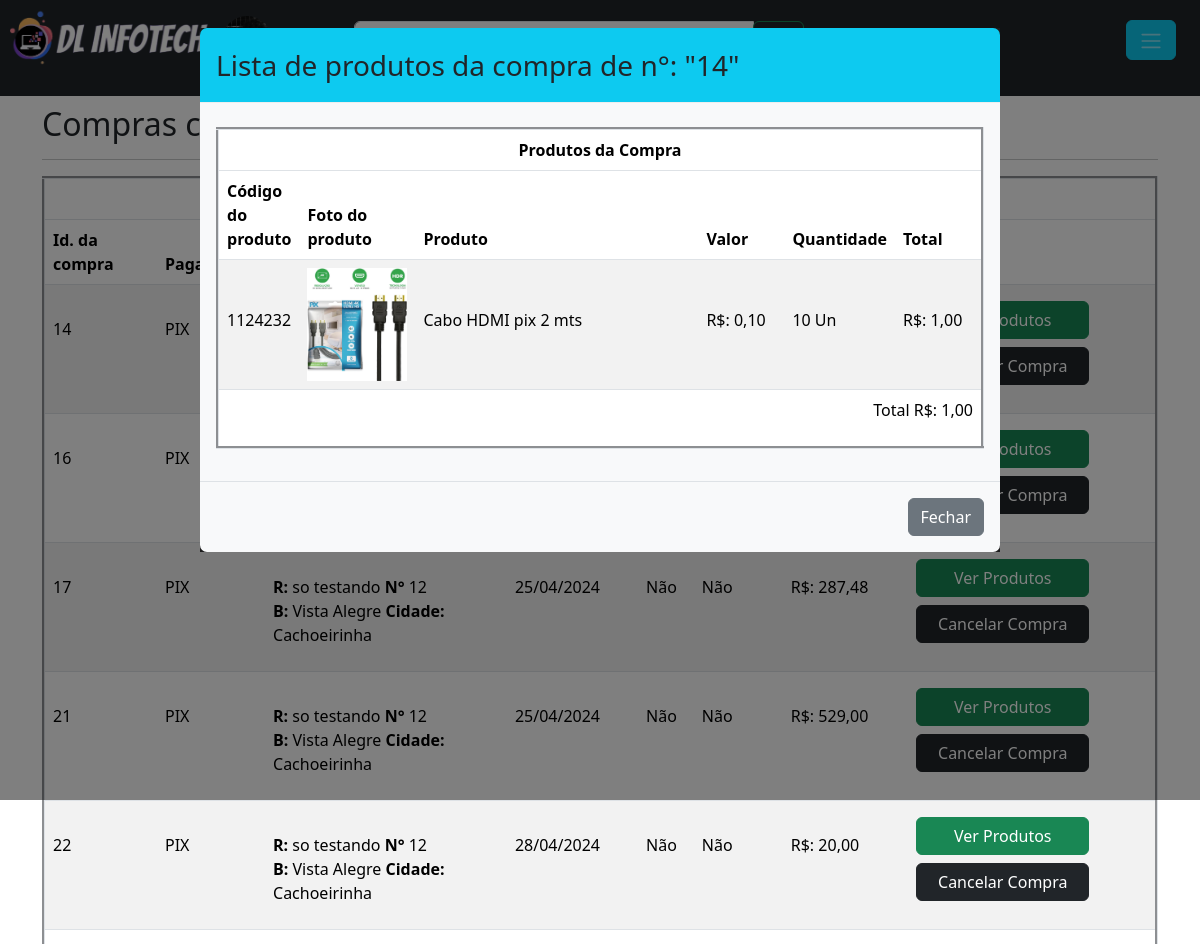
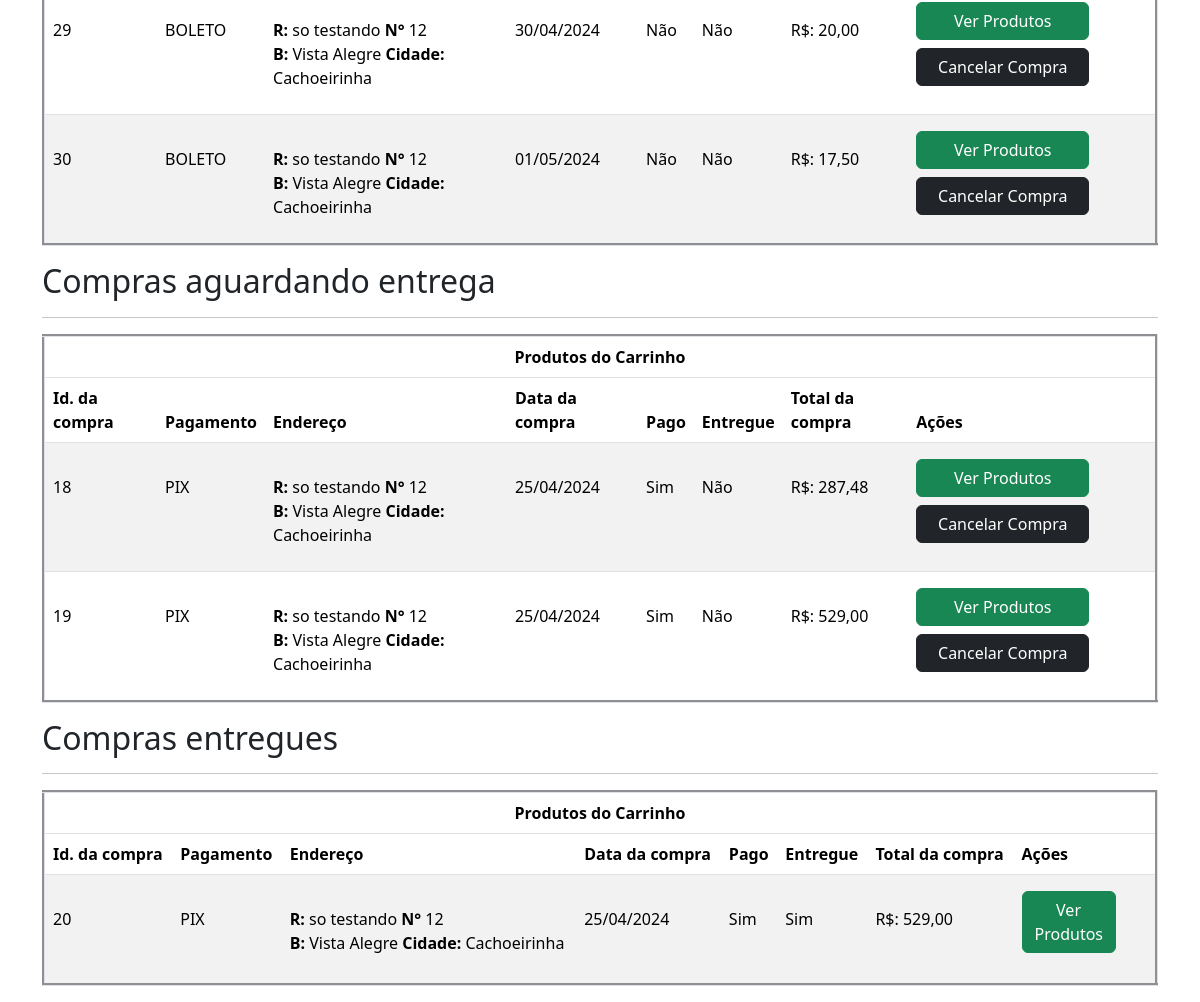
The app's page /usuario/compras.php?ver_pr_compra=14 (signed in) with its own data (2 pictures, top to bottom).
### tables this page shows
CREATE TABLE `itens_da_compra` (
  `id_item_compra` int(11) NOT NULL,
  `id_compra` int(11) NOT NULL,
  `id_produto` int(11) NOT NULL,
  `quantidade` double(10,2) NOT NULL,
  `data_item` datetime NOT NULL
);

CREATE TABLE `produtos` (
  `id_produto` int(11) NOT NULL,
  `cod_produto` varchar(40) NOT NULL,
  `nome` varchar(100) NOT NULL,
  `valor` double(10,2) NOT NULL,
  `quantidade` double(10,2) NOT NULL,
  `categoria` varchar(120) NOT NULL,
  `cor` varchar(15) NOT NULL,
  `voltagem` varchar(10) NOT NULL,
  `voltagem_opcoes` varchar(10) NOT NULL,
  `descricao` varchar(250) NOT NULL,
  `status` int(1) NOT NULL,
  `foto` varchar(100) NOT NULL,
  `foto_1` varchar(50) NOT NULL,
  `foto_2` varchar(50) NOT NULL,
  `foto_3` varchar(50) NOT NULL,
  `foto_4` varchar(50) NOT NULL,
  `foto_5` varchar(50) NOT NULL,
  `foto_6` varchar(50) NOT NULL,
  `azul` int(1) NOT NULL,
  `vermelho` int(1) NOT NULL,
  `preto` int(1) NOT NULL,
  `branco` int(1) NOT NULL,
  `amarelo` int(1) NOT NULL,
  `verde` int(1) NOT NULL,
  `laranja` int(1) NOT NULL,
  `cinza` int(1) NOT NULL,
  `rosa` int(1) NOT NULL,
  `marrom` int(1) NOT NULL,
  `roxo` int(1) NOT NULL,
  `prata` int(1) NOT NULL,
  `dourado` int(1) NOT NULL
);

CREATE TABLE `compras` (
  `id_compra` int(11) NOT NULL,
  `id_usuario` int(11) NOT NULL,
  `id_endereco` int(11) NOT NULL,
  `data` datetime NOT NULL,
  `total` double(10,2) NOT NULL,
  `autorizado` int(1) NOT NULL,
  `entregue` int(1) NOT NULL,
  `pagamento` varchar(30) NOT NULL,
  `parcelas` int(3) NOT NULL
);

CREATE TABLE `endereco_usuario` (
  `id_endereco` int(11) NOT NULL,
  `id_usuario` int(11) NOT NULL,
  `CEP` varchar(9) NOT NULL,
  `logradouro` varchar(120) NOT NULL,
  `bairro` varchar(60) NOT NULL,
  `cidade` varchar(60) NOT NULL,
  `UF` varchar(2) NOT NULL,
  `numero` int(6) NOT NULL,
  `complemento` varchar(60) NOT NULL,
  `ponto_referencia` varchar(100) NOT NULL,
  `retirada_com` varchar(100) NOT NULL,
  `telefone_entrega` varchar(15) NOT NULL
);

### verifica_session.php (called while the page is built, shortened)
<?php
if(empty($_SESSION['id_usuario'])){
	$logado = 0;
	session_destroy();
	}else{
	$logado = 1;
        $id_usuario = $_SESSION['id_usuario'];
	}
?>

### usuario/compras.php (the view, shortened to what this page needs)
<?php
require_once('../verifica_session.php');
require_once("../database.php");
$sql = "SELECT * FROM compras WHERE id_usuario = '".$id_usuario."'";
$consulta = $conexao->query($sql);
$dados_a = $consulta->fetchALL(PDO::FETCH_ASSOC);
require_once 'cabecalho.php';
if(isset($_GET['ver_pr_compra'])){
	$id_venda_lista = $_GET['ver_pr_compra'];
	$sql_10 = "SELECT * FROM itens_da_compra WHERE id_compra = '".$id_venda_lista."'";
	$consulta_10 = $conexao->query($sql_10);
	$dados_ab = $consulta_10->fetchALL(PDO::FETCH_ASSOC);
	echo  '<div class="modal fade modal-lg" id="exemplomodal">
  <div class="modal-dialog">
    <div class="modal-content ">
      <div class="modal-header bg-info">
        <h3 class="modal-title">Lista de produtos da compra de n°: "'.$id_venda_lista.'"</h3>
      </div>
      <div class="modal-body bg-light">';
		echo '<table class="table table-striped mt-2" border="3">
                <thead>
                    <tr align="center">
                        <th colspan="8">Produtos da Compra</th>
                    </tr>
                    <tr>
                        <th>Código do produto</th>
                        <th>Foto do produto </th>
                        <th>Produto</th>
                        <th>Valor</th>
                        <th>Quantidade</th>
                        <th>Total</th>
                    </tr>
                </thead>
                <tbody>';
	$total_somado = 0;
	foreach($dados_ab as $d_ab){
	$id_produto_lista = $d_ab['id_produto'];
	$sql_100 = "SELECT * FROM produtos WHERE id_produto = '".$id_produto_lista."'";
	$consulta_100 = $conexao->query($sql_100);
	$dados_abc = $consulta_100->fetch(PDO::FETCH_ASSOC);
	$cod_produto = $dados_abc['cod_produto'];
        $nome = $dados_abc['nome'];
        $valor= $dados_abc['valor'];
        $quantidade= $d_ab['quantidade'];
	$foto_pr= $dados_abc['foto'];
	$total = $quantidade * $dados_abc['valor'];
        $total_somado += $total;
	echo '<tr style="height: 110px">
                <td><P style="margin-top: 40px">'.$cod_produto.'</P></td>
                <td><img style="width:100px "src="../img/produtos/'.$foto_pr.'"> </td>
                <td width="400"><P style="margin-top: 40px">'.$nome.'</P></td>
                <td><P style="margin-top: 40px; width: 70px">R$: '. number_format($valor,2,',','.').'</P></td>
                <td><P style="margin-top:40px ; width: 70px">'.$quantidade.' Un</P></td>
                <td><P style="margin-top: 40px; width: 70px"> R$: '.number_format($total,2,',','.').'</P></td></tr>';
	}
      echo '<tr><td align="right" colspan="6"><P >Total R$: '.number_format($total_somado,2,',','.').'</P></td></tr>
          </tbody></table></div>
      <div class="modal-footer bg-light">
                <button type="button" class="btn btn-secondary" data-bs-dismiss="modal">Fechar</button>
      </div>
    </div>
  </div>
</div>';
}
?>
<div class="container" style="margin-top:105px">
<h2>Compras com pagamento não confirmado</h2><hr>
<?php
$cont=0;
foreach($dados_a as $d_1){
if($d_1['autorizado'] == 0){ $cont += 1;}
}
if($cont > 0){
	  echo '<table class="table table-striped mt-2" border="3">
                <thead>
                    <tr align="center">
                        <th colspan="8">Produtos do Carrinho</th>
                    </tr>
                    <tr>
                        <th>Id. da compra</th>
                        <th>Pagamento</th>
                        <th>Endereço</th>
                        <th>Data da compra</th>
                        <th>Pago</th>
                        <th>Entregue</th>
                        <th>Total da compra</th>
                        <th>Ações</th>
                    </tr>
                </thead>
                <tbody>';
                foreach ($dados_a as $d_2){
                $id_compra = $d_2['id_compra'];
		if($d_2['autorizado'] == 0 && $d_2['entregue'] == 0 ){
                $sql = "SELECT * FROM compras  WHERE id_compra = ?";
                $consulta = $conexao->prepare($sql);
                $consulta->execute(array($id_compra));
                $dados = $consulta->fetch(PDO::FETCH_ASSOC);
                $data = $d_2['data'];
                $total= $d_2['total'];
                $autorizado= $d_2['autorizado'];
				if($autorizado == 0){ $pago = 'Não';
				}else{
					$pago = 'Sim';
				}
                $entregue= $dados['entregue'];
				if($entregue == 0){ $ent = 'Não';
				}else{
					$ent = 'Sim';
				}
				$pagamento= $d_2['pagamento'];
				$id_endereco = $d_2['id_endereco'];
				$sqlend = "SELECT * FROM endereco_usuario WHERE id_endereco = '".$id_endereco."'";
				$consultaend = $conexao->query($sqlend);
				$dados_end = $consultaend->fetch(PDO::FETCH_ASSOC);
				$endereco = '<strong>R:</strong> '.$dados_end['logradouro'].' <strong>N°</strong> '.$dados_end['numero'].'<br><strong>B: </strong>'.$dados_end['bairro'].' <strong>Cidade:</strong> '.$dados_end['cidade'].'';
			    echo '<tr style="height: 110px">
                <td><P class="mt-4">'.$id_compra.'</P></td>
                <td><P class="mt-4">'.$pagamento.'</P></td>
                <td><P class="mt-4">'.$endereco.'</P></td>
                <td><P class="mt-4">'.date_format(new DateTime($data),"d/m/Y").'</P></td>
                <td><P class="mt-4">'.$pago.'</P></td>
                <td><P class="mt-4">'.$ent.'</P></td>
                <td><P class="mt-4"> R$: '.number_format($total,2,',','.').'</P></td>
                <td><a class="btn btn-success w-75 mt-2" href="?ver_pr_compra='.$id_compra.'">Ver Produtos</a>
                <a class="btn btn-dark mt-2 w-75" href="?cancelar_compra='.$id_compra.'">Cancelar Compra</a></td></tr>
';
				}}}else{ echo '<h3 class="alert alert-secondary text-center">Nenhum produto pendente de aprovação de pagamento</h3>';}
	echo '</tbody></table>';
?>
<h2>Compras aguardando entrega</h2><hr>
<?php
$cont_ent=0;
foreach($dados_a as $d_1){
if($d_1['autorizado'] == 1 && $d_1['entregue'] == 0){ $cont_ent += 1;}
}
if($cont_ent > 0){
	  echo '<table class="table table-striped mt-2" border="3">
                <thead>
                    <tr align="center">
                        <th colspan="8">Produtos do Carrinho</th>
                    </tr>
                    <tr>
                        <th>Id. da compra</th>
                        <th>Pagamento</th>
                        <th>Endereço</th>
                        <th>Data da compra</th>
                        <th>Pago</th>
                        <th>Entregue</th>
                        <th>Total da compra</th>
                        <th>Ações</th>
                    </tr>
                </thead>
                <tbody>';
                foreach ($dados_a as $d_2){
		$id_compra = $d_2['id_compra'];
		if($d_2['autorizado'] == 1 && $d_2['entregue'] == 0 ){
                $sql = "SELECT * FROM compras WHERE id_compra = ?";
                $consulta = $conexao->prepare($sql);
                $consulta->execute(array($id_compra));
                $dados = $consulta->fetch(PDO::FETCH_ASSOC);
                $data = $d_2['data'];
                $total= $d_2['total'];
                $autorizado= $d_2['autorizado'];
				if($autorizado == 0){ $pago = 'Não';
				}else{
					$pago = 'Sim';
				}
                $entregue= $dados['entregue'];
				if($entregue == 0){ $ent = 'Não';
				}else{
					$ent = 'Sim';
				}
				$pagamento= $d_2['pagamento'];
				$id_endereco = $d_2['id_endereco'];
				$sqlend = "SELECT * FROM endereco_usuario WHERE id_endereco = '".$id_endereco."'";
				$consultaend = $conexao->query($sqlend);
				$dados_end = $consultaend->fetch(PDO::FETCH_ASSOC);
				$endereco = '<strong>R:</strong> '.$dados_end['logradouro'].' <strong>N°</strong> '.$dados_end['numero'].'<br><strong>B: </strong>'.$dados_end['bairro'].' <strong>Cidade:</strong> '.$dados_end['cidade'].'';
			    echo '<tr style="height: 110px">
                <td><P class="mt-4">'.$id_compra.'</P></td>
                <td><P class="mt-4">'.$pagamento.'</P></td>
                <td><P class="mt-4">'.$endereco.'</P></td>
                <td><P class="mt-4">'.date_format(new DateTime($data),"d/m/Y").'</P></td>
                <td><P class="mt-4">'.$pago.'</P></td>
                <td><P class="mt-4">'.$ent.'</P></td>
                <td><P class="mt-4"> R$: '.number_format($total,2,',','.').'</P></td>
                <td><a class="btn btn-success w-75 mt-2" href="?ver_pr_compra='.$id_compra.'">Ver Produtos</a>
                <a class="btn btn-dark mt-2 w-75" href="?cancelar_compra='.$id_compra.'">Cancelar Compra</a></td></tr>
';
				}}}else{ echo '<h3 class="alert alert-secondary text-center">Nenhum produto pendente de entrega</h3>';}
	echo '</tbody></table>';
	?>
<h2>Compras entregues</h2><hr>
<?php
$cont_faturado=0;
foreach($dados_a as $d_1){
if($d_1['autorizado'] == 1 && $d_1['entregue'] == 1){ $cont_faturado += 1;}
}
if($cont_faturado > 0){
	  echo '<table class="table table-striped mt-2" border="3">
                <thead>
                    <tr align="center">
                        <th colspan="8">Produtos do Carrinho</th>
                    </tr>
                    <tr>
                        <th>Id. da compra</th>
                        <th>Pagamento</th>
                        <th>Endereço</th>
                        <th>Data da compra</th>
                        <th>Pago</th>
                        <th>Entregue</th>
                        <th>Total da compra</th>
                        <th>Ações</th>
                    </tr>
                </thead>
                <tbody>';
                foreach ($dados_a as $d_2){
		$id_compra = $d_2['id_compra'];
		if($d_2['autorizado'] == 1 && $d_2['entregue'] == 1 ){
                $sql = "SELECT * FROM compras WHERE id_compra = ?";
                $consulta = $conexao->prepare($sql);
                $consulta->execute(array($id_compra));
                $dados = $consulta->fetch(PDO::FETCH_ASSOC);
                $data = $d_2['data'];
                $total= $d_2['total'];
                $autorizado= $d_2['autorizado'];
				if($autorizado == 0){ $pago = 'Não';
				}else{
					$pago = 'Sim';
				}
                $entregue= $dados['entregue'];
				if($entregue == 0){ $ent = 'Não';
				}else{
					$ent = 'Sim';
				}
				$pagamento= $d_2['pagamento'];
				$id_endereco = $d_2['id_endereco'];
				$sqlend = "SELECT * FROM endereco_usuario WHERE id_endereco = '".$id_endereco."'";
				$consultaend = $conexao->query($sqlend);
				$dados_end = $consultaend->fetch(PDO::FETCH_ASSOC);
				$endereco = '<strong>R:</strong> '.$dados_end['logradouro'].' <strong>N°</strong> '.$dados_end['numero'].'<br><strong>B: </strong>'.$dados_end['bairro'].' <strong>Cidade:</strong> '.$dados_end['cidade'].'';
			    echo '<tr style="height: 110px">
                <td><P class="mt-4">'.$id_compra.'</P></td>
                <td><P class="mt-4">'.$pagamento.'</P></td>
                <td><P class="mt-4">'.$endereco.'</P></td>
                <td><P class="mt-4">'.date_format(new DateTime($data),"d/m/Y").'</P></td>
                <td><P class="mt-4">'.$pago.'</P></td>
                <td><P class="mt-4">'.$ent.'</P></td>
                <td><P class="mt-4"> R$: '.number_format($total,2,',','.').'</P></td>
                <td><a class="btn btn-success w-75 mt-2" href="?ver_pr_compra='.$id_compra.'">Ver Produtos</a>
                </td></tr>
';
				}}}else{ echo '<h3 class="alert alert-secondary text-center">Nenhuma compra efetuada ou entregue</h3>';}
	echo '</tbody></table>';
	?>
</div>

### usuario/cabecalho.php (shortened to what this page needs)
<?php
require_once('../verifica_session.php');
?>
<!doctype html>
<html lang="pt-br">
  <head>
    <link href="https://cdn.jsdelivr.net/npm/bootstrap@5.3.3/dist/css/bootstrap.min.css" rel="stylesheet">
	<link rel="stylesheet" href="../css/style.css">
	<link rel="stylesheet" href="../css/modal.css">
</head>
  <body>
	<nav class="navbar navbar-expand-lg navbar-dark bg-dark fixed-top"  >
		<div class="collapse navbar-collapse">
		<ul class="navbar-nav mr-auto mt-2 mt-lg-0 ">
        <li><a href="../index.php"><img src="../img/logo.png" alt="logo image" style="height: 70px"></a></li><?php
			if($logado == 1){
                    $nick = '';
                    if(!empty($apelido)){$nick = $apelido;}else{$nick = $nome;}
                    if(!empty($foto)){$foto_usuario = $foto;}else{$foto_usuario ="user_null.png" ;}
					echo '<li class="nav-item dropdown">
					<a class="nav-link dropdown-toggle" href="#" id="navbarDropdownMenuLink" role="button" data-toggle="dropdown" aria-haspopup="true" aria-expanded="false">
						<img src="../img/foto_usuario/'.$foto_usuario.'" style="border-radius: 50%;width:50px;height:50px;align=left;">
					</a>
					<div class="dropdown-menu" aria-labelledby="navbarDropdownMenuLink">
					  <a class="dropdown-item" href="../index.php">Inicio</a>
					  <a class="dropdown-item" href="../usuario/notificacoes.php">Notificações</a>
					  <a class="dropdown-item" href="perfil.php">Perfil</a>
					  <a class="dropdown-item" href="compras.php">Compras</a>
					  <a class="dropdown-item" href="altera_usuario.php">Configurações</a>
					  <a class="dropdown-item" href="#.php">Suporte</a>
					  <a class="dropdown-item" href="../sair.php">Sair</a>
					  </div><li class="navbar-brand mt-4"><p class="text-info">'.$nick.'</p></li>
				  </li>
				  <li class="navbar-brand mt-2">
					  <form class="form-inline" action="../produtos/procura_produto.php" method="POST">
						<div class="input-group"><input type="search" class="form-control" name="busca_produto" placeholder="Pesquisar" style="width: 400px;" >
						  <div class="input-group-prepend">
							<button class="input-group-text btn btn-outline-success" type="submit">
								<svg xmlns="http://www.w3.org/2000/svg" width="25" height="25" fill="currentColor" class="bi bi-search" viewBox="0 0 16 16">
								<path d="M11.742 10.344a6.5 6.5 0 1 0-1.397 1.398h-.001q.044.06.098.115l3.85 3.85a1 1 0 0 0 1.415-1.414l-3.85-3.85a1 1 0 0 0-.115-.1zM12 6.5a5.5 5.5 0 1 1-11 0 5.5 5.5 0 0 1 11 0"/>
								</svg>
							</button>
						  </div>
						</div>
					  </form>
				  </li>
				  </ul></div>
				  <ul><li><button type="button" class="btn btn-info me-4" data-toggle="modal" data-target="#exampleModal">
					<span class="navbar-toggler-icon"></span>
					</button></li>
					</ul>';
					}
					?></nav>

### css/modal.css (style rules this page uses)
.modal-content { background-color: #1C1C1C; border-radius: 0; border: none; }
.modal-header { border-bottom-color: #eeeeee; background-color: #fafafa; }

### records on screen
itens_da_compra: id_produto.cod_produto "1124232", id_produto.foto (picture), id_produto.nome "Cabo HDMI pix 2 mts", id_produto.valor "0,10", quantidade "10", quantidade.valor "1,00"
compras: id_compra "14", pagamento "PIX"
compras: id_compra "16", pagamento "PIX"
compras: id_compra "17", pagamento "PIX", id_endereco.logradouro "so testando", id_endereco.numero "12", id_endereco.bairro "Vista Alegre", id_endereco.cidade "Cachoeirinha", data "25/04/2024", autorizado "Não", entregue "Não", total "287,48"
compras: id_compra "21", pagamento "PIX", id_endereco.logradouro "so testando", id_endereco.numero "12", id_endereco.bairro "Vista Alegre", id_endereco.cidade "Cachoeirinha", data "25/04/2024", autorizado "Não", entregue "Não", total "529,00"
compras: id_compra "22", pagamento "PIX", id_endereco.logradouro "so testando", id_endereco.numero "12", id_endereco.bairro "Vista Alegre", id_endereco.cidade "Cachoeirinha", data "28/04/2024", autorizado "Não", entregue "Não", total "20,00"
compras: id_compra "29", pagamento "BOLETO", id_endereco.logradouro "so testando", id_endereco.numero "12", id_endereco.bairro "Vista Alegre", id_endereco.cidade "Cachoeirinha", data "30/04/2024", autorizado "Não", entregue "Não", total "20,00"
compras: id_compra "30", pagamento "BOLETO", id_endereco.logradouro "so testando", id_endereco.numero "12", id_endereco.bairro "Vista Alegre", id_endereco.cidade "Cachoeirinha", data "01/05/2024", autorizado "Não", entregue "Não", total "17,50"
compras: id_compra "18", pagamento "PIX", id_endereco.logradouro "so testando", id_endereco.numero "12", id_endereco.bairro "Vista Alegre", id_endereco.cidade "Cachoeirinha", data "25/04/2024", autorizado "Sim", entregue "Não", total "287,48"
compras: id_compra "19", pagamento "PIX", id_endereco.logradouro "so testando", id_endereco.numero "12", id_endereco.bairro "Vista Alegre", id_endereco.cidade "Cachoeirinha", data "25/04/2024", autorizado "Sim", entregue "Não", total "529,00"
compras: id_compra "20", pagamento "PIX", id_endereco.logradouro "so testando", id_endereco.numero "12", id_endereco.bairro "Vista Alegre", id_endereco.cidade "Cachoeirinha", data "25/04/2024", autorizado "Sim", entregue "Sim", total "529,00"

### other values on screen
$id_venda_lista "14"
$total_somado "1,00"
